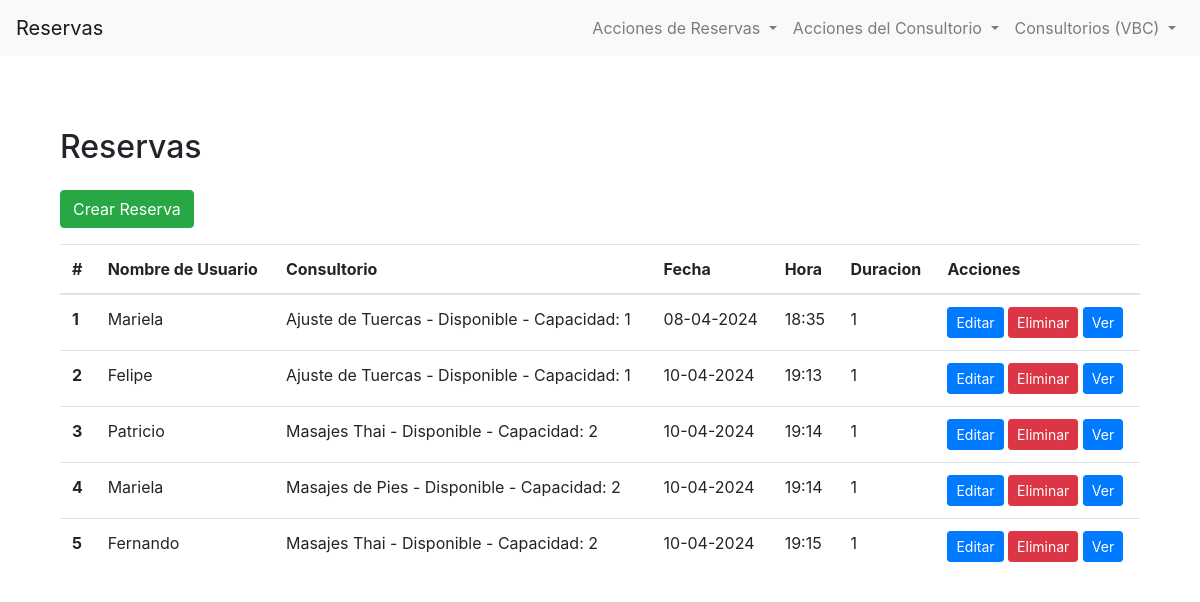
Before: /bookings/list/ with the older database file.
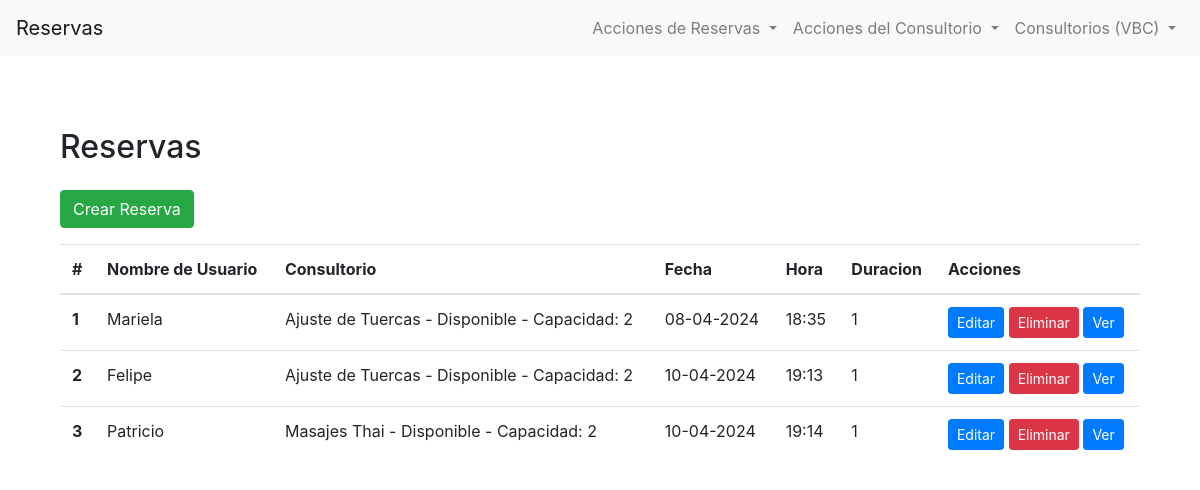
After: the same page with the newer database file.
### bookings/models.py (models this page shows, shortened)
class Reserva(models.Model):
    nombre_de_usuario = models.CharField(max_length=50)
    consultorio = models.ForeignKey(Consultorio, on_delete=models.CASCADE, related_name='reservas')
    fecha = models.DateField(default=timezone.now)
    hora = models.TimeField(default=timezone.now)
    duracion = models.IntegerField(default=1)
    descripcion = models.TextField(blank=True, null=True, max_length=50)

class Consultorio(models.Model):
    nombre = models.CharField(max_length=100)
    disponible = models.BooleanField(default=True)
    capacidad = models.IntegerField()
    descripcion = models.TextField(blank=True, null=True, max_length=50)
    def __str__(self):
        return f"{self.nombre} - {'Disponible' if self.disponible else 'No Disponible'} - Capacidad: {self.capacidad}"

### bookings/views.py (the view)
# urls.py: path("list/", list_view, name= "bookings-list"),
def list_view(request):
    reservas = Reserva.objects.all() #con este Reserva.objects.all() nos trae todos los objetos reserva de la base de datos
    contexto_dict = {'reservas': reservas}
    return render(request, "bookings/list.html", contexto_dict)

### bookings/templates/bookings/list.html (shortened to what this page needs)
{% extends 'bookings/base.html' %}
{% block content %}
<section class="py-5">
    <div class="container">
        <h2 class="mb-4">Reservas</h2>
            <div class="d-flex justify-content-between align-items-center mb-3">
                <a href="{% url 'crear-reserva-con-formulario' %}" class="btn btn-success">Crear Reserva</a>
            </div>
        <table class="table">
            <thead>
                <tr>
                    <th scope="col">#</th>
                    <th scope="col">Nombre de Usuario</th>
                    <th scope="col">Consultorio</th>
                    <th scope="col">Fecha</th>
                    <th scope="col">Hora</th>
                    <th scope="col">Duracion</th>
                    <th scope="col">Acciones</th>
                </tr>
            </thead>
            <tbody>
                {% for reserva in reservas %}
                <tr>
                    <th scope="row">{{ forloop.counter }}</th>
                    <td>{{ reserva.nombre_de_usuario }}</td>
                    <td>{{ reserva.consultorio }}</td>
                    <td>{{ reserva.fecha | date:"d-m-Y" }}</td>
                    <td>{{ reserva.hora | date:"H:i" }}</td>
                    <td>{{ reserva.duracion }}</td>
                    <td>
                        <a href="" class="btn btn-primary btn-sm">Editar</a>
                        <a href="{% url 'booking-delete' reserva.id %}" class="btn btn-danger btn-sm">Eliminar</a>
                        <a href="/bookings/detail-booking/{{ reserva.id }}" class="btn btn-primary btn-sm">Ver</a>
                    </td>
                </tr>
                {% empty %}
                <tr>
                    <td colspan="7">No hay Reservas disponibles.</td>
                </tr>
                {% endfor %}
            </tbody>
        </table>
    </div>
</section>
{% endblock %}

### bookings/templates/bookings/base.html (shortened to what this page needs)
{% load static %}
<!DOCTYPE html>
<html lang="en">
<head>
    <link rel="stylesheet" href="https://stackpath.bootstrapcdn.com/bootstrap/4.5.2/css/bootstrap.min.css">
</head>
<body>
    <nav class="navbar navbar-expand-lg navbar-light bg-light">
        <a class="navbar-brand" href="/bookings">Reservas</a>
        <div class="collapse navbar-collapse" id="navbarNav">
            <ul class="navbar-nav ml-auto">
                <li class="nav-item dropdown">
                    <a class="nav-link dropdown-toggle" href="#" id="reservasDropdown" role="button" data-toggle="dropdown" aria-haspopup="true" aria-expanded="false">
                        Acciones de Reservas
                    </a>
                </li>
                <li class="nav-item dropdown">
                    <a class="nav-link dropdown-toggle" href="#" id="consultorioDropdown" role="button" data-toggle="dropdown" aria-haspopup="true" aria-expanded="false">
                        Acciones del Consultorio
                    </a>
                </li>
                <li class="nav-item dropdown">
                    <a class="nav-link dropdown-toggle" href="#" id="navbarDropdownMenuLinkSala" role="button" data-toggle="dropdown" aria-haspopup="true" aria-expanded="false">
                        Consultorios (VBC)
                    </a>
                </li>
            </ul>
        </div>
    </nav>
    <div class="container mt-4">
        {% block content %}{% endblock content %}
    </div>
</body>
</html>

Changed rows visible on the page:
removed Reserva: nombre_de_usuario "Mariela", consultorio "Masajes de Pies - Disponible - Capacidad: 2", fecha "10-04-2024", hora "19:14", duracion "1"
removed Reserva: nombre_de_usuario "Fernando", consultorio "Masajes Thai - Disponible - Capacidad: 2", fecha "10-04-2024", hora "19:15", duracion "1"
changed through a linked row, Reserva "Mariela": consultorio "Ajuste de Tuercas - Disponible - Capacidad: 1" → "Ajuste de Tuercas - Disponible - Capacidad: 2"
changed through a linked row, Reserva "Felipe": consultorio "Ajuste de Tuercas - Disponible - Capacidad: 1" → "Ajuste de Tuercas - Disponible - Capacidad: 2"
